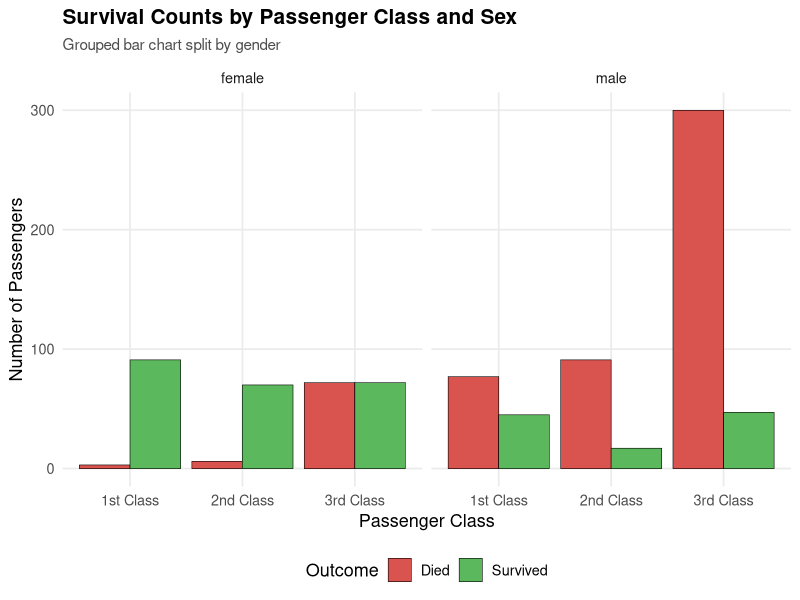
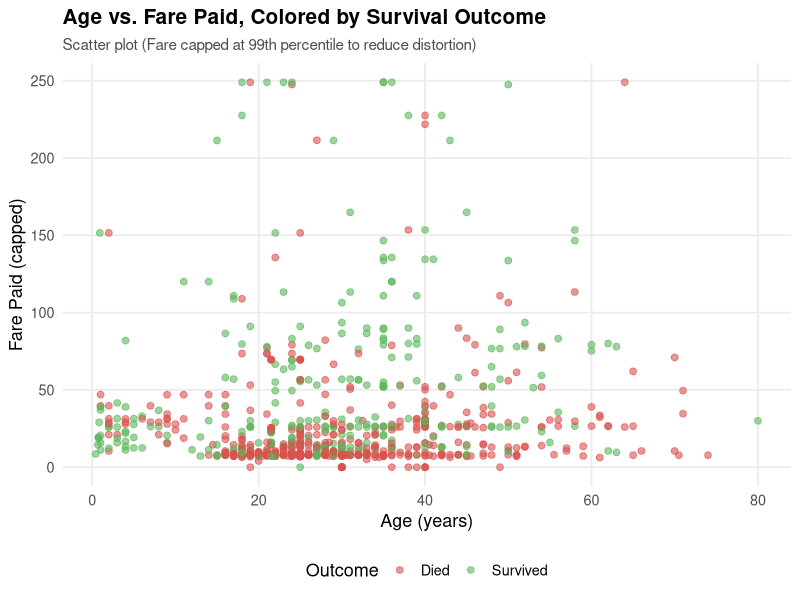
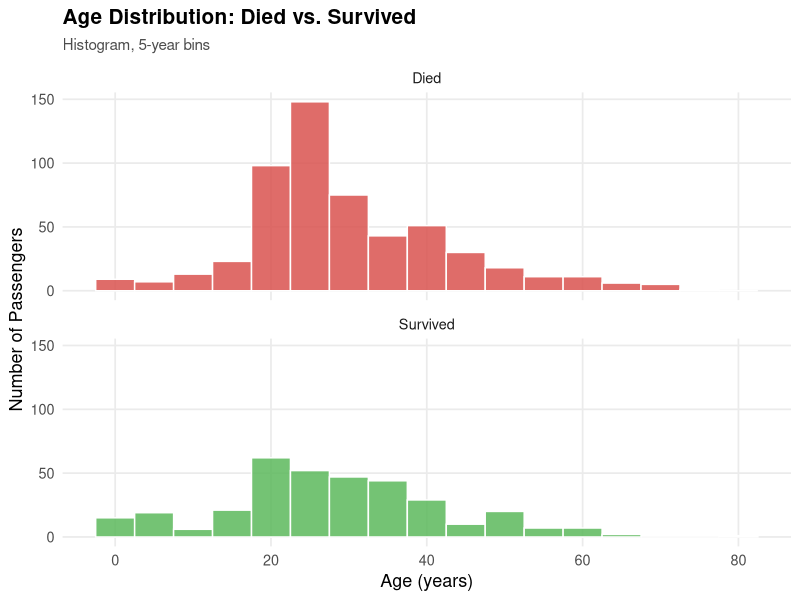
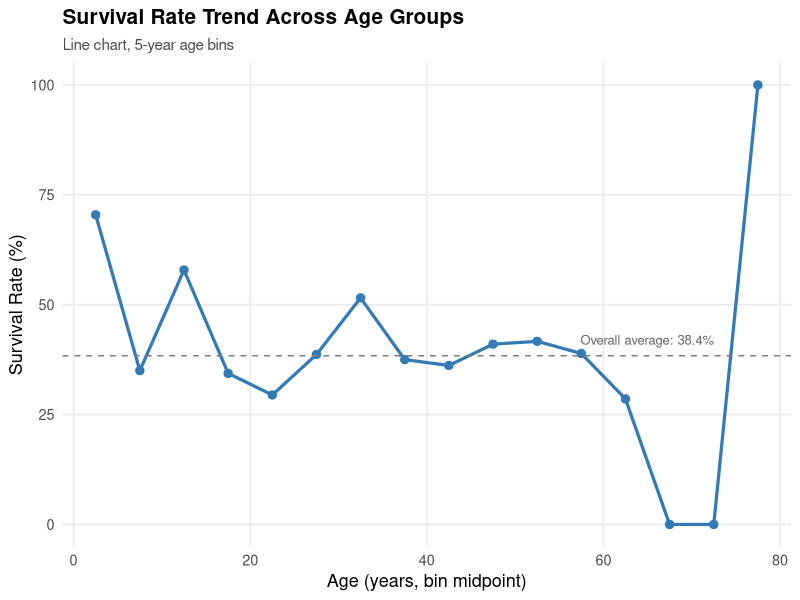
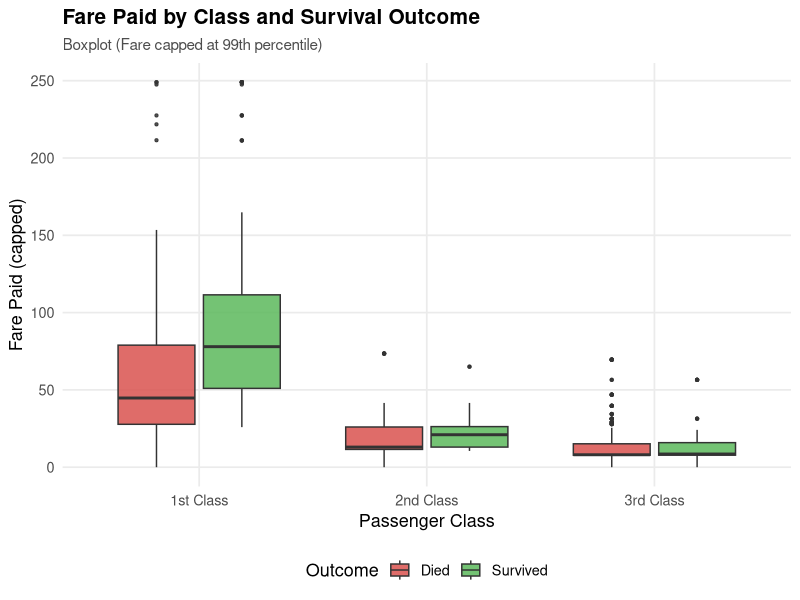
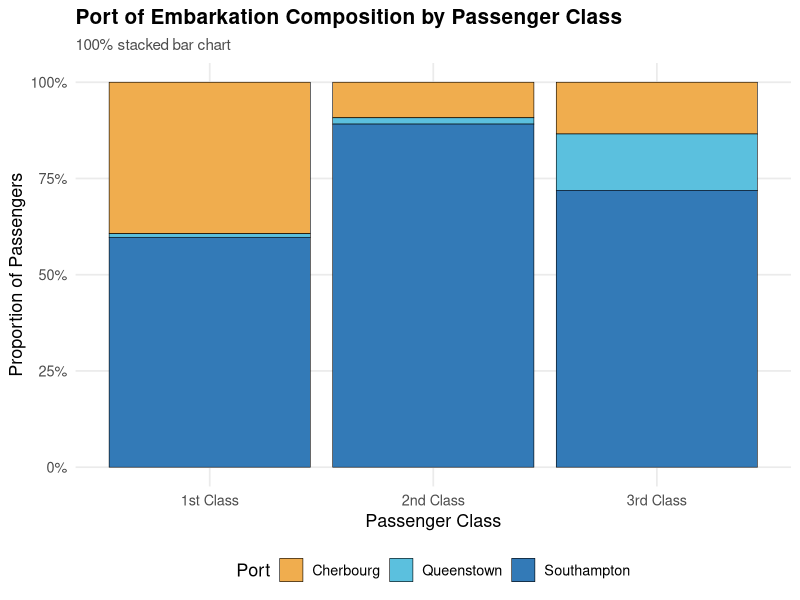

Write R code to recreate these figures, in order.
# ==========================================================
# Week 2 Task: Data Visualization and Insight Communication with R
# Dataset: Titanic Passenger Data (cleaned in Week 1)
# Library: ggplot2
# ==========================================================

library(ggplot2)

dir.create("plots_wk2", showWarnings = FALSE)

titanic <- read.csv("titanic_cleaned.csv", stringsAsFactors = FALSE)
titanic$Survived_Label <- factor(titanic$Survived, levels = c(0, 1), labels = c("Died", "Survived"))
titanic$Pclass_Label   <- factor(titanic$Pclass, levels = c(1, 2, 3), labels = c("1st Class", "2nd Class", "3rd Class"))

theme_report <- theme_minimal(base_size = 13) +
  theme(
    plot.title = element_text(face = "bold", size = 15, hjust = 0),
    plot.subtitle = element_text(size = 11, color = "grey30"),
    legend.position = "bottom",
    panel.grid.minor = element_blank()
  )

## ---------------------------------------------------------
## CHART 1: Grouped Bar Chart - Survival counts by Class and Sex
## ---------------------------------------------------------
p1 <- ggplot(titanic, aes(x = Pclass_Label, fill = Survived_Label)) +
  geom_bar(position = "dodge", color = "black", linewidth = 0.2) +
  facet_wrap(~Sex) +
  scale_fill_manual(values = c("Died" = "#D9534F", "Survived" = "#5CB85C")) +
  labs(title = "Survival Counts by Passenger Class and Sex",
       subtitle = "Grouped bar chart split by gender",
       x = "Passenger Class", y = "Number of Passengers", fill = "Outcome") +
  theme_report

ggsave("plots_wk2/01_bar_survival_class_sex.png", p1, width = 8, height = 5, dpi = 150)

## ---------------------------------------------------------
## CHART 2: Scatter Plot - Age vs Fare, colored by Survival
## ---------------------------------------------------------
p2 <- ggplot(titanic, aes(x = Age, y = Fare_Capped, color = Survived_Label)) +
  geom_point(alpha = 0.6, size = 2) +
  scale_color_manual(values = c("Died" = "#D9534F", "Survived" = "#5CB85C")) +
  labs(title = "Age vs. Fare Paid, Colored by Survival Outcome",
       subtitle = "Scatter plot (Fare capped at 99th percentile to reduce distortion)",
       x = "Age (years)", y = "Fare Paid (capped)", color = "Outcome") +
  theme_report

ggsave("plots_wk2/02_scatter_age_fare.png", p2, width = 8, height = 5, dpi = 150)

## ---------------------------------------------------------
## CHART 3: Histogram - Age distribution, faceted by survival
## ---------------------------------------------------------
p3 <- ggplot(titanic, aes(x = Age, fill = Survived_Label)) +
  geom_histogram(binwidth = 5, color = "white", alpha = 0.85, position = "identity") +
  facet_wrap(~Survived_Label, ncol = 1) +
  scale_fill_manual(values = c("Died" = "#D9534F", "Survived" = "#5CB85C")) +
  labs(title = "Age Distribution: Died vs. Survived",
       subtitle = "Histogram, 5-year bins",
       x = "Age (years)", y = "Number of Passengers") +
  theme_report + theme(legend.position = "none")

ggsave("plots_wk2/03_histogram_age_by_survival.png", p3, width = 8, height = 6, dpi = 150)

## ---------------------------------------------------------
## CHART 4: Line Chart - Survival rate trend across age groups
## ---------------------------------------------------------
titanic$AgeBin <- cut(titanic$Age, breaks = seq(0, 80, by = 5), include.lowest = TRUE)
age_surv <- aggregate(Survived ~ AgeBin, data = titanic, FUN = function(x) mean(x) * 100)
age_surv$AgeMid <- seq(2.5, by = 5, length.out = nrow(age_surv))

p4 <- ggplot(age_surv, aes(x = AgeMid, y = Survived)) +
  geom_line(color = "#337AB7", linewidth = 1.1) +
  geom_point(color = "#337AB7", size = 2.5) +
  geom_hline(yintercept = 38.38, linetype = "dashed", color = "grey50") +
  annotate("text", x = 65, y = 42, label = "Overall average: 38.4%", size = 3.3, color = "grey40") +
  labs(title = "Survival Rate Trend Across Age Groups",
       subtitle = "Line chart, 5-year age bins",
       x = "Age (years, bin midpoint)", y = "Survival Rate (%)") +
  theme_report

ggsave("plots_wk2/04_line_survival_by_age.png", p4, width = 8, height = 5, dpi = 150)

## ---------------------------------------------------------
## CHART 5: Boxplot - Fare distribution by Class and Survival
## ---------------------------------------------------------
p5 <- ggplot(titanic, aes(x = Pclass_Label, y = Fare_Capped, fill = Survived_Label)) +
  geom_boxplot(alpha = 0.85, outlier.size = 0.8) +
  scale_fill_manual(values = c("Died" = "#D9534F", "Survived" = "#5CB85C")) +
  labs(title = "Fare Paid by Class and Survival Outcome",
       subtitle = "Boxplot (Fare capped at 99th percentile)",
       x = "Passenger Class", y = "Fare Paid (capped)", fill = "Outcome") +
  theme_report

ggsave("plots_wk2/05_boxplot_fare_class_survival.png", p5, width = 8, height = 5, dpi = 150)

## ---------------------------------------------------------
## CHART 6: Stacked Bar - Embarkation port composition by class
## ---------------------------------------------------------
titanic$Embarked_Label <- factor(titanic$Embarked, levels = c("C", "Q", "S"),
                                  labels = c("Cherbourg", "Queenstown", "Southampton"))

p6 <- ggplot(titanic, aes(x = Pclass_Label, fill = Embarked_Label)) +
  geom_bar(position = "fill", color = "black", linewidth = 0.2) +
  scale_y_continuous(labels = scales::percent_format()) +
  scale_fill_manual(values = c("Cherbourg" = "#F0AD4E", "Queenstown" = "#5BC0DE", "Southampton" = "#337AB7")) +
  labs(title = "Port of Embarkation Composition by Passenger Class",
       subtitle = "100% stacked bar chart",
       x = "Passenger Class", y = "Proportion of Passengers", fill = "Port") +
  theme_report

ggsave("plots_wk2/06_stackedbar_embarked_class.png", p6, width = 8, height = 5, dpi = 150)

cat("All 6 visualizations saved to plots_wk2/\n")
cat("\n--- Age-bin survival table used for Chart 4 ---\n")
print(age_surv[, c("AgeBin", "Survived")])
